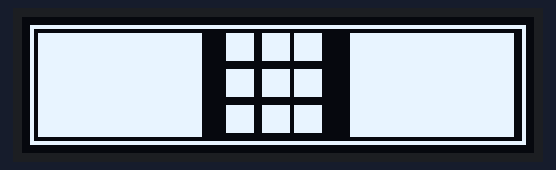
Bench run of a sketch on a simulated Arduino Uno, built with avr-gcc and run on an emulated ATmega328P. Shown: 128×34 one-colour display. What the sketch prints to the serial monitor is not drawn.

Above: at 2.1 s.

The sketch:

T04_OledDisplayTest.ino
```cpp
// (licence header left out)
/*****************************************************************************/
// Debuging

#define DEBUG
#ifdef DEBUG
#define DEBUG_PRINTLN(x) Serial.println(x)
#define DEBUG_PRINT(x) Serial.print(x)
#else
#define DEBUG_PRINTLN(x)
#define DEBUG_PRINT(x)
#endif

/*****************************************************************************/
// Screen
#include <SPI.h>
#include <Wire.h>
#include <Adafruit_GFX.h>
#include <Adafruit_SSD1306.h>

#define SCREEN_WIDTH 128 // OLED display width, in pixels
#define SCREEN_HEIGHT 34 // OLED display height, in pixels
#define OLED_RESET     -1 // Reset pin # (or -1 if sharing Arduino reset pin)
#define SCREEN_ADDRESS 0x3C ///< See datasheet for Address; 0x3D for 128x64, 0x3C for 128x32

Adafruit_SSD1306 display(SCREEN_WIDTH, SCREEN_HEIGHT, &Wire, OLED_RESET);

/*****************************************************************************/
// XXXXXXXX

/*****************************************************************************/
// XXXXXXXX

/*****************************************************************************/
// XXXXXXXX

/*****************************************************************************/
// XXXXXXXX
void drawBackground(){

  // draw the frame
  uint8_t width = display.width()-4;
  uint8_t height = display.height()-4;
  display.drawRect(2, 2, width, height, SSD1306_WHITE);

  display.fillRect(4, 4, width/3, height-4, SSD1306_WHITE);
  display.fillRect(width/3*2, 4, width/3, height-4, SSD1306_WHITE);


display.fillRect(display.width()/2-13, 4, 7, 7, SSD1306_WHITE);
display.fillRect(display.width()/2-13, 13, 7, 7, SSD1306_WHITE);
display.fillRect(display.width()/2-13, 22, 7, 7, SSD1306_WHITE);

display.fillRect(display.width()/2-4, 4, 7, 7, SSD1306_WHITE);
display.fillRect(display.width()/2-4, 13, 7, 7, SSD1306_WHITE);
display.fillRect(display.width()/2-4, 22, 7, 7, SSD1306_WHITE);

display.fillRect(display.width()/2+4, 4, 7, 7, SSD1306_WHITE);
display.fillRect(display.width()/2+4, 13, 7, 7, SSD1306_WHITE);
display.fillRect(display.width()/2+4, 22, 7, 7, SSD1306_WHITE);


  display.display();
}


/*****************************************************************************/
// Main Programm

void setup() {
  Serial.begin(115200);
  DEBUG_PRINTLN("Setup");

  if(!display.begin(SSD1306_SWITCHCAPVCC, SCREEN_ADDRESS)) {
    Serial.println(F("SSD1306 allocation failed"));
    for(;;); // Don't proceed, loop forever
  }

display.clearDisplay();

  display.display();
  delay(2000); // Pause for 2 seconds


  drawBackground();
}


void loop() {
  //DEBUG_PRINTLN("Main Loop");
}

// activate for serial event
/*void serialEvent(){
  DEBUG_PRINTLN("Serial Event");
}*/

/*****************************************************************************/
// Rest of implementations
```
